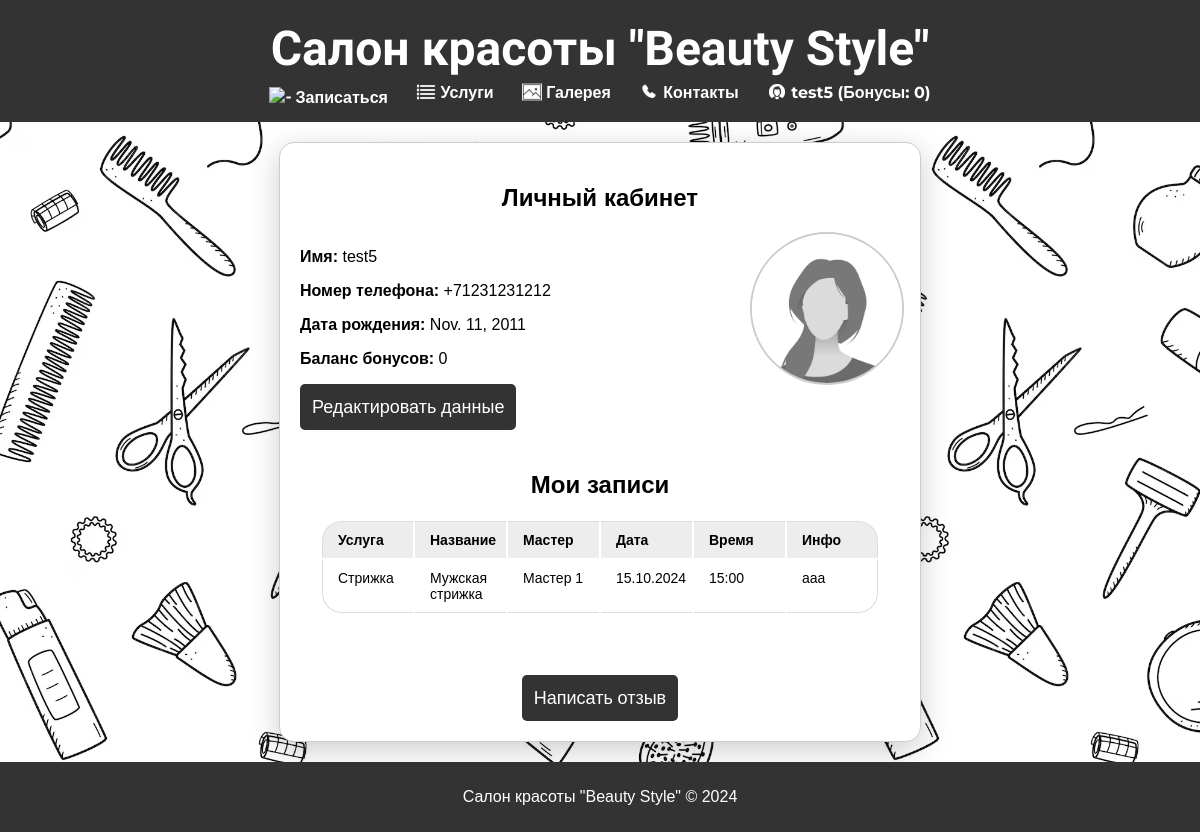
/profile/5/ (signed in), run on an earlier commit of the app's database.
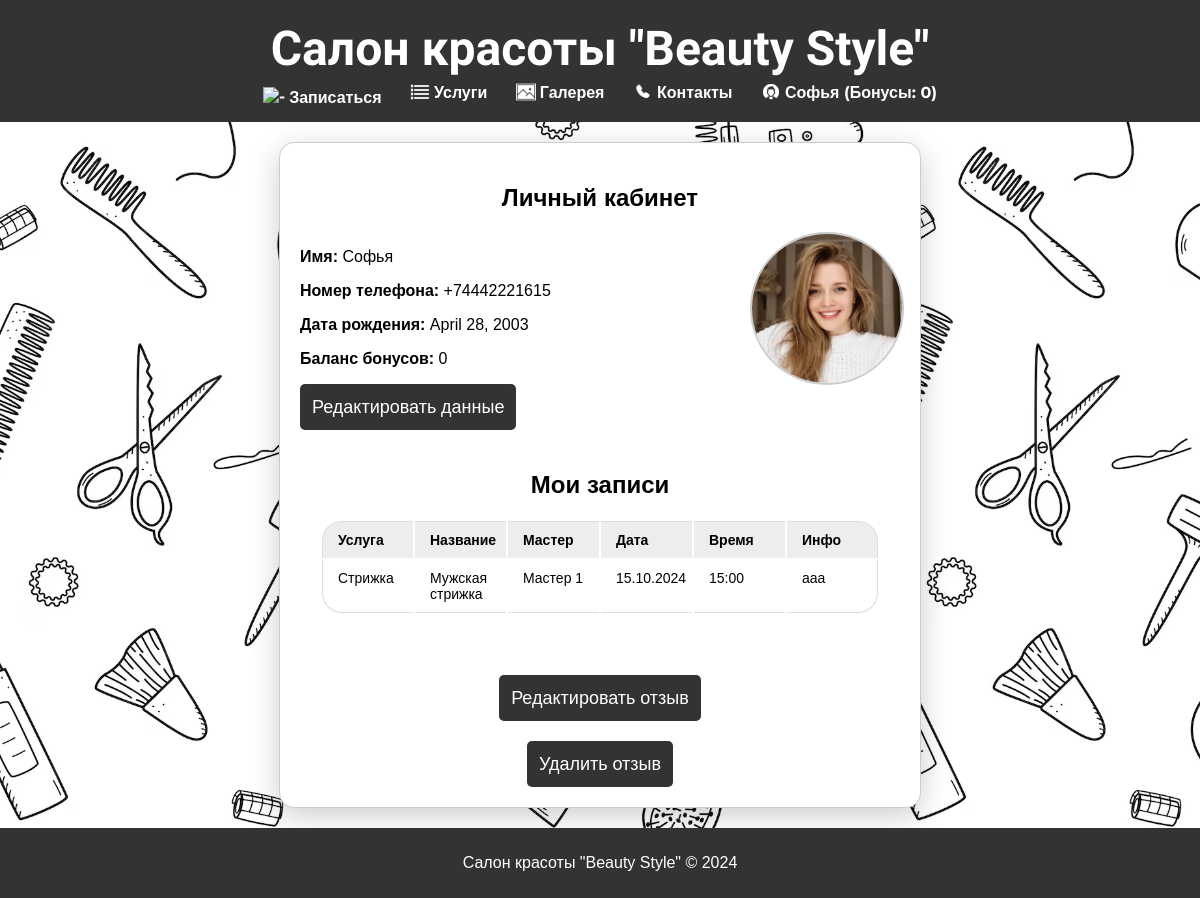
And on a later commit of the database.
### site_app/models.py (models this page shows, shortened)
class MyUser(models.Model):
    name = models.CharField(verbose_name='Имя', max_length=100)
    phone = models.CharField(verbose_name='Телефон', max_length=100, unique=True)
    email = models.EmailField(verbose_name='Почта', unique=True, null=True, blank=True)
    picture = models.ImageField(verbose_name='Аватарка', upload_to='profile_picture', blank=True, null=True)
    password = models.CharField(verbose_name='Пароль', max_length=100)
    birthday = models.DateField(verbose_name='Дата Рождения')
    bonuses = models.PositiveIntegerField(verbose_name='Бонусы', default=0)
    class Meta:
        verbose_name = 'Пользователь'
        verbose_name_plural = 'Пользователи'

### site_app/views.py (the view)
# urls.py: path('profile/<int:pk>/', views.UserProfileView.as_view(), name='profile'),
class UserProfileView(DetailView):
    model = models.MyUser
    template_name = 'profile.html'
    context_object_name = 'user'
    def get_context_data(self, **kwargs):
        context = super().get_context_data(**kwargs)
        user = None
        if 'user_id' in self.request.session:
            user = models.MyUser.objects.get(id=self.request.session['user_id'])
        context['user'] = user
        review = models.Review.objects.filter(user=user).first()
        context['review'] = review
        return context

### templates/profile.html (shortened to what this page needs)
{% extends "base.html" %}
{% load static %}
{% block css %}{% static 'css/profile.css' %}{% endblock %}
{% block content %}
<div class="centered-box profile-container">
    <h2>Личный кабинет</h2>
    <div class="profile-content">
        <div id="user-info" style="display: block;">
            <p><strong>Имя: </strong>{{user.name}}</p>
            <p><strong>Номер телефона: </strong>{{user.phone}}</p>
            <p><strong>Дата рождения: </strong>{{user.birthday}}</p>
            <p><strong>Баланс бонусов: </strong>{{user.bonuses}}</p>
            <a href="{% url 'edit_profile' user.pk %}">
                <button id="edit-button" class="button">Редактировать данные</button>
            </a>
        </div>
        <div id="avatar-block">
            {% if user.picture %}
                <img src="{{ user.picture.url }}" alt="Аватар профиля" class="profile-avatar">
            {% else %}
                <img src="{% static 'images/default_avatar.png' %}" alt="Аватар профиля" class="profile-avatar">
            {% endif %}
        </div>
    </div>
    <div class="centered-box">
        <h2>Мои записи</h2>
        <table class="table">
                <thead>
                    <tr>
                        <th>Услуга</th>
                        <th>Название</th>
                        <th>Мастер</th>
                        <th>Дата</th>
                        <th>Время</th>
                        <th>Инфо</th>
                    </tr>
                </thead>
                <tbody>
                    <tr>
                        <td>Стрижка</td>
                        <td>Мужская стрижка</td>
                        <td>Мастер 1</td>
                        <td>15.10.2024</td>
                        <td>15:00</td>
                        <td>ааа</td>
                    </tr>
                </tbody>
        </table>
    </div>
    {% if review %}
    <div class="button-container">
        <a href="{% url 'review_update' review.pk %}">
            <button class="button">Редактировать отзыв</button>
        </a>
    </div>
    <div class="button-container">
        <a href="{% url 'review_delete' review.pk %}">
            <button class="button">Удалить отзыв</button>
        </a>
    </div>
    {% else %}
        <div class="button-container">
            <a href="{% url 'review' user.pk %}">
                <button id="review-button" class="button" style="text-align: center">Написать отзыв</button>
            </a>
        </div>
    {% endif %}
</div>
{% endblock %}

### templates/base.html (shortened to what this page needs)
{% load static %}
<!DOCTYPE html>
<html lang="ru">
<head>
    <link rel="stylesheet" href="{% static 'css/base.css' %}">
    <link rel="stylesheet" href="{% block css %}{% endblock %}">
</head>
<body>
    <header>
        <h1><a href="{% url 'main' %}" style="text-decoration: none; color: #fff;">Салон красоты "Beauty Style"</a></h1>
        <nav>
            <a href="{% url 'booking' %}"><img src="{% static 'images/nav1.png' %}" alt="-">Записаться</a>
            <a href="{% url 'main' %}#services"><img src="{% static 'images/nav2.png' %}" alt="-">Услуги</a>
            <a href="{% url 'gallery' %}"><img src="{% static 'images/nav3.png' %}" alt="-">Галерея</a>
            <a href="{% url 'main' %}#map"><img src="{% static 'images/nav4.png' %}" alt="-">Контакты</a>
            {% if user %}
                <div class="user-menu">
                    <a href="{% url 'profile' user.pk %}" id="open-cabinet">
                        <img src="{% static 'images/nav5.png' %}" alt="-">
                        {{ user.name }} (Бонусы: {{ user.bonuses }})
                    </a>
                </div>
            {% else %}
                <a href="{% url 'login' %}" id="open-register"><img src="{% static 'images/nav5.png' %}" alt="-">
                    Регистрация/Вход</a>
            {% endif %}
        </nav>
    </header>
    <main>
        {% block content %}
        {% endblock %}
    </main>
    <footer>
        <p>Салон красоты "Beauty Style" © 2024</p>
    </footer>
</body>
</html>

What changed in the data, as far as the page shows it:
changed MyUser: name "test5" → "Софья"; phone "+71231231212" → "+74442221615"; birthday "Nov. 11, 2011" → "April 28, 2003"; picture: picture added
Also different on the page:
text no longer shown: "Написать отзыв"
text now shown: "Редактировать отзыв Удалить отзыв"
